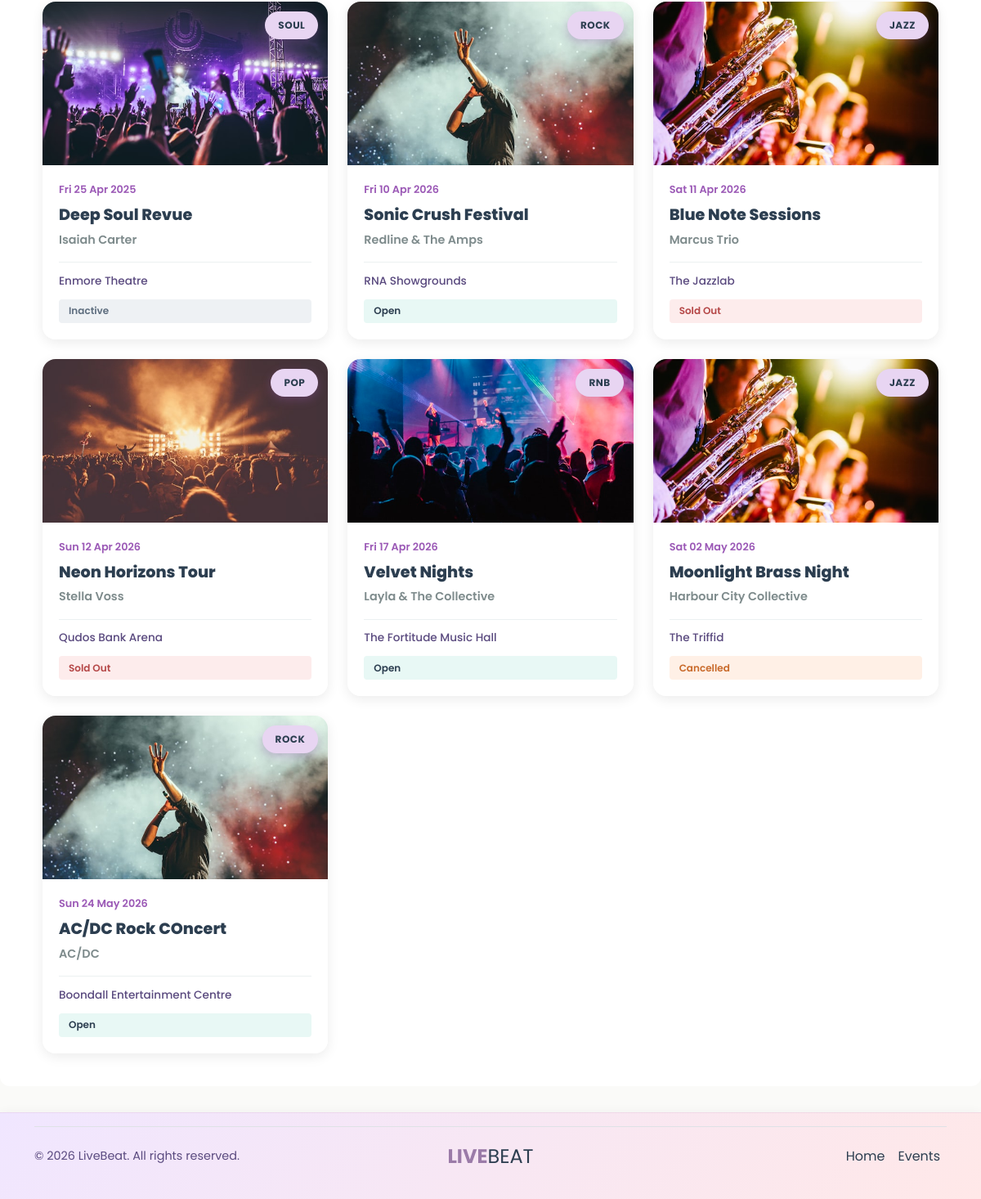
Before: / (lower part) with the older database file.
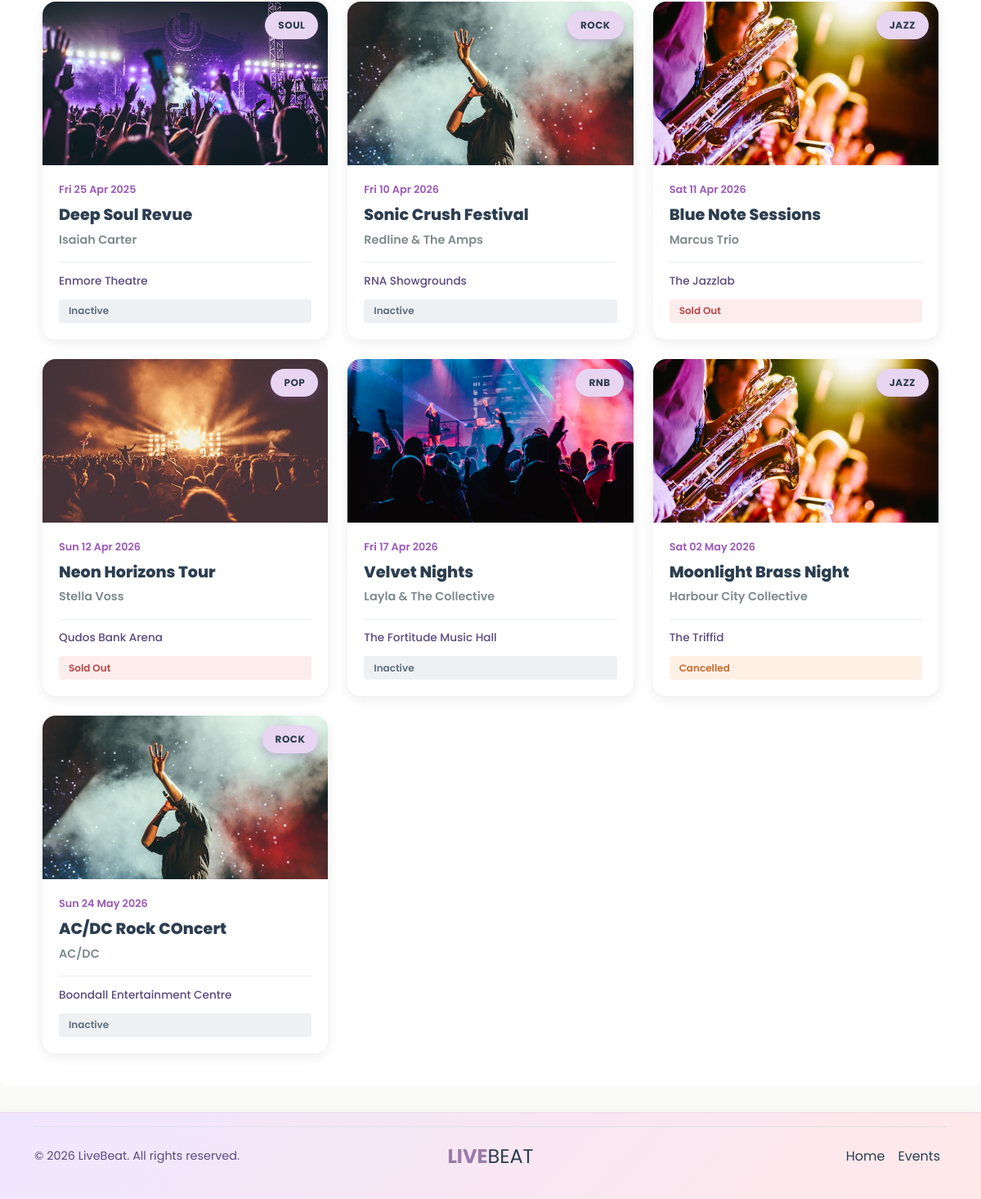
After: the same page with the newer database file.
### livebeat/models.py (models this page shows)
class Event(db.Model):
    id = db.Column(db.Integer, primary_key=True)
    title = db.Column(db.String(100), nullable=False)
    artist = db.Column(db.String(100), nullable=False)
    description = db.Column(db.Text, nullable=False)
    category = db.Column(db.String(50), nullable=False)
    status = db.Column(db.String(20), default="Open")
    capacity = db.Column(db.Integer, nullable=False)
    date = db.Column(db.DateTime, nullable=False)
    venue_name = db.Column(db.String(120), nullable=False)
    venue_address = db.Column(db.String(200), nullable=False)
    ticket_price = db.Column(db.Float, nullable=False)
    acknowledgement = db.Column(db.Text)
    image = db.Column(db.String(200), default="concert1.jpg")
    user_id = db.Column(db.Integer, db.ForeignKey("user.id"))
    bookings = db.relationship("Booking", backref="event", lazy=True)
    comments = db.relationship("Comment", backref="event", lazy=True)

### livebeat/views.py (the view)
@main_bp.route("/")
def index():
    mark_past_events_inactive()
    selected_category = request.args.get("category", "all")
    query = Event.query.order_by(Event.date.asc())
    if selected_category != "all":
        query = query.filter(Event.category.ilike(selected_category))
    events = query.all()
    categories = ["all", "rock", "pop", "jazz", "rnb", "soul", "other"]
    return render_template(
        "index.html",
        events=events,
        categories=categories,
        selected_category=selected_category,
    )

### livebeat/views.py (called while the page is built)
def mark_past_events_inactive():
    now = datetime.now()
    past_open_events = Event.query.filter( Event.date < now, Event.status == "Open").all()
    if past_open_events:
        for event in past_open_events:
            Event.status.notin_(["Inactive", "Sold Out", "Cancelled"])
        db.session.commit()

### livebeat/templates/index.html (shortened to what this page needs)
{% extends 'base.html' %}
{% block content %}
<section class="lb-section" id="events">
    <div class="container">
        <div class="row g-4">
            {% for event in events %}
            <div class="col-sm-6 col-lg-4">
                <a href="{{ url_for('main.event_details', event_id=event.id) }}"
                    class="lb-event-card d-block h-100 text-decoration-none">
                    <div class="lb-card-img-wrap">
                        <img src="{{ url_for('static', filename='images/' ~ event.image) }}" alt="{{ event.title }}">
                        <span class="lb-card-genre-tag">{{ event.category|capitalize }}</span>
                    </div>
                    <div class="lb-card-body">
                        <div class="lb-card-date">{{ event.date.strftime('%a %d %b %Y') }}</div>
                        <div class="lb-card-title">{{ event.title }}</div>
                        <div class="lb-card-artist">{{ event.artist }}</div>
                        <div class="lb-card-footer">
                            <span class="lb-card-venue">{{ event.venue_name }}</span>
                            {% if event.status == "Open" %}
                            <span class="lb-badge lb-badge-open">Open</span>
                            {% elif event.status == "Sold Out" %}
                            <span class="lb-badge lb-badge-soldout">Sold Out</span>
                            {% elif event.status == "Cancelled" %}
                            <span class="lb-badge lb-badge-cancelled">Cancelled</span>
                            {% else %}
                            <span class="lb-badge lb-badge-inactive">{{ event.status }}</span>
                            {% endif %}
                        </div>
                    </div>
                </a>
            </div>
            {% endfor %}
        </div>
    </div>
</section>
{% endblock %}

### livebeat/templates/base.html (shortened to what this page needs)
<!DOCTYPE html>
<html lang="en">
<head>
    <link href="https://cdn.jsdelivr.net/npm/bootstrap@5.3.3/dist/css/bootstrap.min.css" rel="stylesheet">
    <link href="{{ url_for('static', filename='style/style.css') }}" rel="stylesheet">
</head>
<body>
    <main class="lb-page-content">
        {% block content %}{% endblock %}
    </main>
    <footer class="lb-footer">
        <div class="container">
            <div class="d-flex flex-wrap justify-content-between align-items-center py-3 border-top">
                <p class="col-md-4 mb-0 lb-footer-copy-text">&copy; 2026 LiveBeat. All rights reserved.</p>
                <a href="{{ url_for('main.index') }}"
                    class="col-md-4 d-flex align-items-center justify-content-center mb-3 mb-md-0 me-md-auto text-decoration-none lb-footer-brand">
                    LIVE<span>BEAT</span>
                </a>
                <ul class="nav col-md-4 justify-content-end">
                    <li class="nav-item">
                        <a href="{{ url_for('main.index') }}"
                            class="nav-link px-2 lb-footer-nav-link">Home</a>
                    </li>
                    <li class="nav-item">
                        <a href="{{ url_for('main.index') }}"
                            class="nav-link px-2 lb-footer-nav-link">Events</a>
                    </li>
                </ul>
            </div>
        </div>
    </footer>
</body>
</html>

### livebeat/static/style/style.css (style rules this page uses)
:root { --dark-gray: #2C3E50; --light-shadow: 0 4px 15px rgba(0, 0, 0, 0.08); --medium-shadow: 0 6px 20px rgba(0, 0, 0, 0.12); }
* { font-family: "Poppins", sans-serif; font-weight: 400; font-style: normal; }
body { background-color: #FAFAF8; min-height: 100vh; display: flex; flex-direction: column; }
.lb-page-content { flex: 1; display: flex; flex-direction: column; }
section { padding: 2rem 0; }
.lb-section { background: white; border-radius: 12px; padding: 2.5rem; margin-bottom: 2rem; }
.lb-badge { display: inline-block; padding: 0.35rem 0.75rem; background-color: #E8F8F5; color: #2C3E50; border-radius: 4px; font-size: 0.75rem; font-weight: 600; text-transform: capitalize; }
.lb-badge-soldout { background-color: #FDECEC; color: #B54747; }
.lb-badge-inactive { background-color: #EEF1F4; color: #5D6D7E; }
.lb-badge-cancelled { background-color: #FFF0E6; color: #C96A2B; }
.lb-event-card { border-radius: 16px; overflow: hidden; box-shadow: var(--light-shadow); transition: all 0.3s ease; background: white; display: flex; flex-direction: column; height: 100%; position: relative; }
.lb-card-img-wrap { position: relative; overflow: hidden; height: 200px; }
.lb-card-img-wrap img { width: 100%; height: 100%; object-fit: cover; }
.lb-card-genre-tag { position: absolute; top: 12px; right: 12px; background: #E8D5F2; color: #2C3E50; padding: 0.5rem 1rem; border-radius: 20px; font-size: 0.75rem; font-weight: 700; letter-spacing: 0.5px; text-transform: uppercase; box-shadow: 0 4px 12px rgba(155, 89, 182, 0.3); z-index: 10; white-space: nowrap; }
.lb-card-body { padding: 1.25rem; display: flex; flex-direction: column; flex-grow: 1; background: white; min-height: 200px; }
.lb-card-date { font-size: 0.8rem; color: #9B59B6; font-weight: 600; margin-bottom: 0.6rem; display: flex; align-items: center; gap: 0.3rem; }
.lb-card-title { font-size: 1.2rem; font-weight: 800; color: var(--dark-gray); margin-bottom: 0.4rem; line-height: 1.3; word-wrap: break-word; overflow: hidden; text-overflow: ellipsis; display: -webkit-box; -webkit-line-clamp: 2; -webkit-box-orient: vertical; }
.lb-card-artist { font-size: 0.9rem; color: #7F8C8D; font-weight: 600; margin-bottom: 1rem; overflow: hidden; text-overflow: ellipsis; white-space: nowrap; }
.lb-card-footer { display: flex; flex-direction: column; gap: 0.8rem; margin-top: auto; padding-top: 0.8rem; border-top: 1px solid #ECF0F1; }
.lb-card-venue { font-size: 0.85rem; color: #5A4A7F; font-weight: 500; line-height: 1.4; overflow: hidden; text-overflow: ellipsis; display: -webkit-box; -webkit-line-clamp: 2; -webkit-box-orient: vertical; }
.lb-footer { background: linear-gradient(135deg, #F0E6FF 0%, #FFE8E8 100%); box-shadow: var(--light-shadow); border-top: 1px solid rgba(200, 150, 200, 0.2); margin-top: 0; padding: 1rem 0; }
.lb-footer-brand { font-size: 1.5rem; font-weight: 700; color: #9B7BA8; }
.lb-footer-brand span { color: var(--dark-gray); }
.lb-footer-nav-link { color: var(--dark-gray) !important; transition: color 0.2s ease; }
.lb-footer-copy-text { color: #5A4A7F; font-size: 0.9rem; }

Changed rows visible on the page:
changed Event "Sonic Crush Festival": status (not shown) → "Inactive"; no longer shows "Open"
changed Event "Velvet Nights": status (not shown) → "Inactive"; no longer shows "Open"
changed Event "AC/DC Rock COncert": status (not shown) → "Inactive"; no longer shows "Open"
